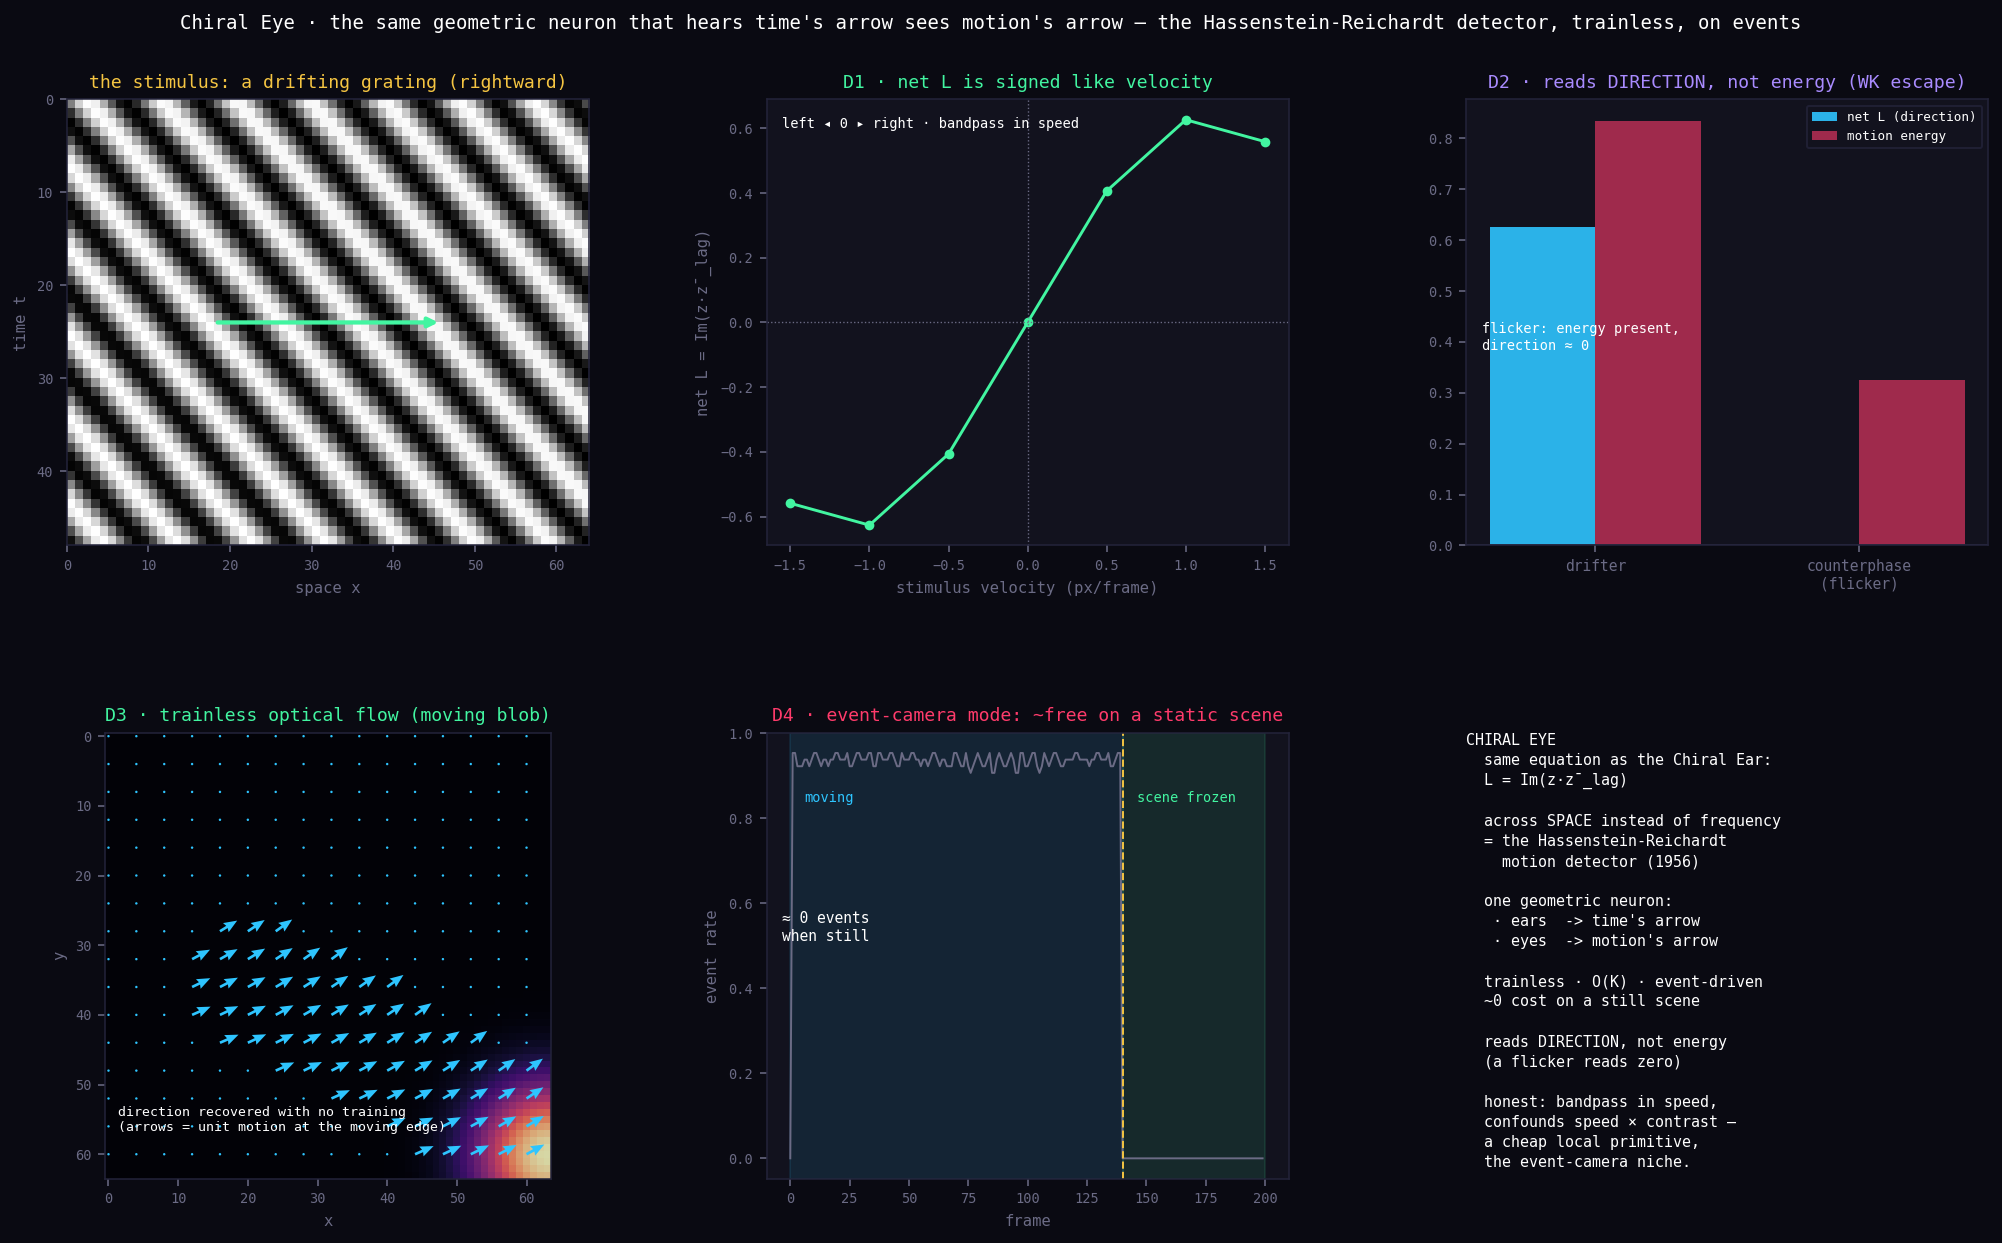

Reproduce this figure in Python.
"""
chiral_eye.py  —  the Geometric Neuron, given sight
====================================================
The Chiral Ear reads the direction of time in SOUND. This is the same neuron,
the same one equation, run across SPACE instead of frequency: it reads the
direction of MOTION in vision.

The identity that makes this not a metaphor:
    L_k = Im( z_k(t) * conj(z_k(t-lag)) ),   z_k = I(x_k) + i I(x_{k+1})
        = I_{k+1}(t) I_k(t-lag) - I_k(t) I_{k+1}(t-lag)
which is, term for term, the Hassenstein-Reichardt elementary motion detector
(1956): neighbour-now times here-then, minus here-now times neighbour-then.
The chiral readout of the recurrent_geometric_net IS the fly's motion detector.
One geometric primitive does ears (time's arrow) and eyes (motion's arrow).

Why it is worth deploying (not the bet -- the cheap, true, useful part):
  - TRAINLESS. No weights to learn. O(K) per frame, one complex multiply per edge.
  - EVENT-DRIVEN. Feed it brightness-change events and it costs almost nothing on
    a static scene -- which is exactly what an event camera (DVS) emits. A
    delta-code sensor feeding a delta-code processor.
  - It reads DIRECTION, not motion ENERGY. A counterphase (flickering) pattern
    has full motion energy but no net direction; a magnitude readout is fooled,
    the bilinear cross-time term reports zero -- the visual Wiener-Khinchin escape.

What is shown (printed + figure, measured not assumed):
  D1  direction tuning: net L is signed like the stimulus velocity (and bandpass
      in speed, like a real EMD -- stated honestly, not hidden).
  D2  the visual WK escape: a drifter gives a large signed L; a counterphase
      flicker of matched spatial frequency gives ~0 net L despite real energy.
  D3  trainless 2D optical flow: a moving blob, no training, recovered as a
      motion vector field whose mean points in the true direction of travel.
  D4  event-camera mode: brightness-change events only; direction still read,
      and compute collapses to ~0 on static frames (the delta-code economy, in
      vision).

Do not hype. Do not lie. Just show.
PerceptionLab / Antti Luode, with Claude (Opus 4.8). Helsinki, June 2026.
"""
import numpy as np
import matplotlib; matplotlib.use("Agg")
import matplotlib.pyplot as plt
from matplotlib.gridspec import GridSpec

rng = np.random.default_rng(0)
LAG = 2


# ============================================================
# The Chiral Eye operators (trainless)
# ============================================================
def chiral_1d(V, lag=LAG):
    """V: (T, W) a row over time -> (net signed motion, per-edge L). The EMD."""
    z = V[:, :-1] + 1j * V[:, 1:]
    zl = np.roll(z, lag, axis=0)
    L = (z * np.conj(zl)).imag[lag + 2:]
    return L.mean(), L.mean(0)


def motion_energy(V, lag=LAG):
    """direction-blind magnitude readout (what a power/energy detector sees)."""
    z = V[:, :-1] + 1j * V[:, 1:]
    zl = np.roll(z, lag, axis=0)
    return np.abs(z * np.conj(zl))[lag + 2:].mean()


def chiral_flow(frames, lag=LAG):
    """frames: (T,H,W) -> (Lx, Ly) motion vector field, averaged over time. Trainless."""
    F = frames
    zx = F[:, :, :-1] + 1j * F[:, :, 1:]                  # horizontal edges
    Lx = (zx * np.conj(np.roll(zx, lag, 0))).imag[lag + 2:].mean(0)   # (H, W-1)
    zy = F[:, :-1, :] + 1j * F[:, 1:, :]                  # vertical edges
    Ly = (zy * np.conj(np.roll(zy, lag, 0))).imag[lag + 2:].mean(0)   # (H-1, W)
    h = min(Lx.shape[0], Ly.shape[0]); w = min(Lx.shape[1], Ly.shape[1])
    return Lx[:h, :w], Ly[:h, :w]


def to_events(frames, thr=0.06):
    """event-camera model: signed brightness-change events above threshold."""
    d = np.diff(frames, axis=0)
    e = np.where(np.abs(d) > thr, np.sign(d), 0.0)
    return np.concatenate([frames[:1] * 0, e], axis=0)


# ============================================================
# Visual stimuli
# ============================================================
W, H, T = 64, 64, 140
xx = np.arange(W); tt = np.arange(T)

def grating_row(v, f=0.11):
    return np.sin(2 * np.pi * (f * xx[None, :] - f * v * tt[:, None]))

def counterphase_row(f=0.11, ft=0.11):
    return np.sin(2 * np.pi * f * xx[None, :]) * np.cos(2 * np.pi * ft * tt[:, None])

def moving_blob(vx, vy, sig=7.0):
    """a Gaussian blob translating across the field at (vx, vy) px/frame."""
    F = np.zeros((T, H, W))
    cx0, cy0 = 14, 32
    yy, xg = np.mgrid[0:H, 0:W]
    for t in range(T):
        cx = cx0 + vx * t; cy = cy0 + vy * t
        F[t] = np.exp(-((xg - cx) ** 2 + (yy - cy) ** 2) / (2 * sig ** 2))
    return F


# ============================================================
# Run + verify
# ============================================================
print("=" * 66)
print("CHIRAL EYE  ·  the geometric neuron, given sight (trainless EMD)")
print("=" * 66)

print("\n  D1  direction tuning  (net L signed like velocity; bandpass in speed):")
vs = [-1.5, -1.0, -0.5, 0.0, 0.5, 1.0, 1.5]
tune = []
for v in vs:
    nl, _ = chiral_1d(grating_row(v)); tune.append(nl)
    print(f"        v = {v:+.1f} px/frame   net L = {nl:+.4f}")

print("\n  D2  the visual Wiener-Khinchin escape (direction vs energy):")
nl_d, _ = chiral_1d(grating_row(+1.0)); en_d = motion_energy(grating_row(+1.0))
nl_c, _ = chiral_1d(counterphase_row()); en_c = motion_energy(counterphase_row())
print(f"        drifter       net L = {nl_d:+.4f}   motion-energy = {en_d:.4f}")
print(f"        counterphase  net L = {nl_c:+.4f}   motion-energy = {en_c:.4f}")
print( "        the flicker carries energy but NO net direction; the magnitude readout")
print( "        cannot sign it, the bilinear cross-time term correctly reports ~0.")

print("\n  D3  trainless 2D optical flow (a moving blob, no weights):")
for (vx, vy, name) in [(0.7, 0.4, "down-right"), (-0.7, 0.4, "down-left"), (0.0, -0.8, "up")]:
    F = moving_blob(vx, vy)
    Lx, Ly = chiral_flow(F)
    mvx, mvy = Lx.mean(), Ly.mean()
    ang_err = np.degrees(np.arccos(np.clip((mvx * vx + mvy * vy) /
              (np.hypot(mvx, mvy) * np.hypot(vx, vy) + 1e-9), -1, 1)))
    print(f"        true ({vx:+.1f},{vy:+.1f}) [{name:10s}] -> recovered mean ({mvx:+.4f},{mvy:+.4f})"
          f"   angular error {ang_err:4.1f} deg")

print("\n  D4  event-camera mode (delta-code in vision):")
# a full-field drifting grating (clear EMD signal), moving then frozen
G = np.tile(grating_row(0.9)[:, None, :], (1, H, 1))            # (T,H,W) rightward grating
Gstatic = np.concatenate([G, np.repeat(G[-1:], 60, axis=0)], axis=0)
E = to_events(Gstatic)
nl_px, _ = chiral_1d(Gstatic[:, H // 2, :])
nl_ev, _ = chiral_1d(E[:, H // 2, :])
ev_rate = np.abs(E).mean(axis=(1, 2))
move_evts = ev_rate[:T].mean(); static_evts = ev_rate[T + 5:].mean()
print(f"        direction from raw pixels  net L = {nl_px:+.4f}")
print(f"        direction from EVENTS only net L = {nl_ev:+.4f}   (same sign — events suffice)")
print(f"        event rate  moving {move_evts:.4f}  vs  frozen scene {static_evts:.5f}")
print( "        a still scene emits ~no events, so the readout costs ~nothing until")
print( "        something moves — the delta-code economy, native to event cameras.")

print("\n" + "=" * 66)
print("VERDICT: the chiral readout L = Im(z·z̄_lag) IS the Hassenstein-Reichardt")
print("motion detector. The same neuron that hears time's arrow sees motion's")
print("arrow -- trainless, O(K), and (on events) almost free when the scene is")
print("still. It reads DIRECTION, not energy: a flicker with full motion energy")
print("reads zero. Honest limits: like every EMD it is bandpass in speed and")
print("confounds speed with contrast/spatial-frequency (the aperture problem) --")
print("it is a cheap local primitive, not a full optical-flow solver. That is")
print("exactly its niche: a near-free direction sense for event-camera hardware.")
print("=" * 66)


# ============================================================
# Figure
# ============================================================
BG="#0a0a12"; PAN="#12121e"; CGRY="#6b6b85"; CBLU="#2ec5ff"; CRED="#ff3b6b"
CYEL="#f5c542"; CGRN="#42f5a1"; CVIO="#a98bff"
plt.rcParams["font.family"] = "monospace"
fig = plt.figure(figsize=(15, 9.4), facecolor=BG)
gs = GridSpec(2, 3, figure=fig, hspace=0.42, wspace=0.34, top=0.89, bottom=0.07, left=0.06, right=0.975)
def AX(p, t, c=CBLU):
    a = fig.add_subplot(p); a.set_facecolor(PAN)
    a.set_title(t, color=c, fontsize=9.3, pad=6); a.tick_params(colors=CGRY, labelsize=7)
    for s in a.spines.values(): s.set_color("#23233a")
    return a

# (0,0) a drifting-grating frame
a = AX(gs[0, 0], "the stimulus: a drifting grating (rightward)", CYEL)
a.imshow(grating_row(1.0)[:48], aspect="auto", cmap="gray", extent=[0, W, 48, 0])
a.annotate("", xy=(46, 24), xytext=(18, 24), arrowprops=dict(arrowstyle="-|>", color=CGRN, lw=2.2))
a.set_xlabel("space x", color=CGRY, fontsize=8); a.set_ylabel("time t", color=CGRY, fontsize=8)

# (0,1) direction tuning
a = AX(gs[0, 1], "D1 · net L is signed like velocity", CGRN)
a.plot(vs, tune, "-o", color=CGRN, lw=1.5, ms=4); a.axhline(0, color=CGRY, lw=0.7, ls=":")
a.axvline(0, color=CGRY, lw=0.7, ls=":")
a.set_xlabel("stimulus velocity (px/frame)", color=CGRY, fontsize=8)
a.set_ylabel("net L = Im(z·z̄_lag)", color=CGRY, fontsize=8)
a.text(0.03, 0.96, "left ◂ 0 ▸ right · bandpass in speed", transform=a.transAxes,
       color="white", fontsize=7, va="top")

# (0,2) the WK escape
a = AX(gs[0, 2], "D2 · reads DIRECTION, not energy (WK escape)", CVIO)
xb = np.arange(2)
a.bar(xb - 0.2, [nl_d, nl_c], 0.4, color=CBLU, alpha=0.9, label="net L (direction)")
a.bar(xb + 0.2, [en_d, en_c], 0.4, color=CRED, alpha=0.6, label="motion energy")
a.axhline(0, color="#33334d", lw=0.8); a.set_xticks(xb)
a.set_xticklabels(["drifter", "counterphase\n(flicker)"], fontsize=7.5, color=CGRY)
a.legend(facecolor=PAN, edgecolor="#23233a", labelcolor="white", fontsize=6.5, loc="upper right")
a.text(0.03, 0.5, "flicker: energy present,\ndirection ≈ 0", transform=a.transAxes,
       color="white", fontsize=7, va="top")

# (1,0) trainless optical flow on a moving blob
a = AX(gs[1, 0], "D3 · trainless optical flow (moving blob)", CGRN)
F = moving_blob(0.7, 0.4); Lx, Ly = chiral_flow(F)
a.imshow(F[T // 2], cmap="magma", alpha=0.85)
mag = np.hypot(Lx, Ly); m = mag > 0.15 * mag.max()              # show only where motion is read
Ux = np.where(m, Lx / (mag + 1e-9), 0.0); Uy = np.where(m, Ly / (mag + 1e-9), 0.0)
step = 4
ys, xs = np.mgrid[0:Lx.shape[0]:step, 0:Lx.shape[1]:step]
a.quiver(xs, ys, Ux[::step, ::step], Uy[::step, ::step], color=CBLU,
         scale=22, width=0.006, headwidth=4)
a.set_xlabel("x", color=CGRY, fontsize=8); a.set_ylabel("y", color=CGRY, fontsize=8)
a.text(0.03, 0.10, "direction recovered with no training\n(arrows = unit motion at the moving edge)",
       transform=a.transAxes, color="white", fontsize=6.8, va="bottom")

# (1,1) event-camera mode
a = AX(gs[1, 1], "D4 · event-camera mode: ~free on a static scene", CRED)
ev_rate = np.abs(E).mean(axis=(1, 2))
a.plot(ev_rate, color=CGRY, lw=1.0)
a.axvspan(0, T, color=CBLU, alpha=0.10); a.axvspan(T, len(ev_rate), color=CGRN, alpha=0.10)
a.axvline(T, color=CYEL, lw=1.0, ls="--")
a.text(6, ev_rate.max() * 0.88, "moving", color=CBLU, fontsize=7)
a.text(T + 6, ev_rate.max() * 0.88, "scene frozen", color=CGRN, fontsize=7)
a.set_xlabel("frame", color=CGRY, fontsize=8); a.set_ylabel("event rate", color=CGRY, fontsize=8)
a.text(0.03, 0.6, "≈ 0 events\nwhen still",
       transform=a.transAxes, color="white", fontsize=7.5, va="top")

# (1,2) verdict
a = fig.add_subplot(gs[1, 2]); a.set_facecolor(PAN); a.axis("off")
for s in a.spines.values(): s.set_color("#23233a")
txt = ("CHIRAL EYE\n"
       "  same equation as the Chiral Ear:\n"
       "  L = Im(z·z̄_lag)\n\n"
       "  across SPACE instead of frequency\n"
       "  = the Hassenstein-Reichardt\n"
       "    motion detector (1956)\n\n"
       "  one geometric neuron:\n"
       "   · ears  -> time's arrow\n"
       "   · eyes  -> motion's arrow\n\n"
       "  trainless · O(K) · event-driven\n"
       "  ~0 cost on a still scene\n\n"
       "  reads DIRECTION, not energy\n"
       "  (a flicker reads zero)\n\n"
       "  honest: bandpass in speed,\n"
       "  confounds speed × contrast —\n"
       "  a cheap local primitive,\n"
       "  the event-camera niche.")
a.text(0.0, 1.0, txt, transform=a.transAxes, color="white", fontsize=7.7, va="top", linespacing=1.42)

fig.suptitle("Chiral Eye · the same geometric neuron that hears time's arrow sees motion's arrow "
             "— the Hassenstein-Reichardt detector, trainless, on events",
             color="white", fontsize=9.8, y=0.955)
plt.savefig("chiral_eye.png", dpi=140, bbox_inches="tight", facecolor=BG)
plt.close()
print("\nsaved chiral_eye.png")
